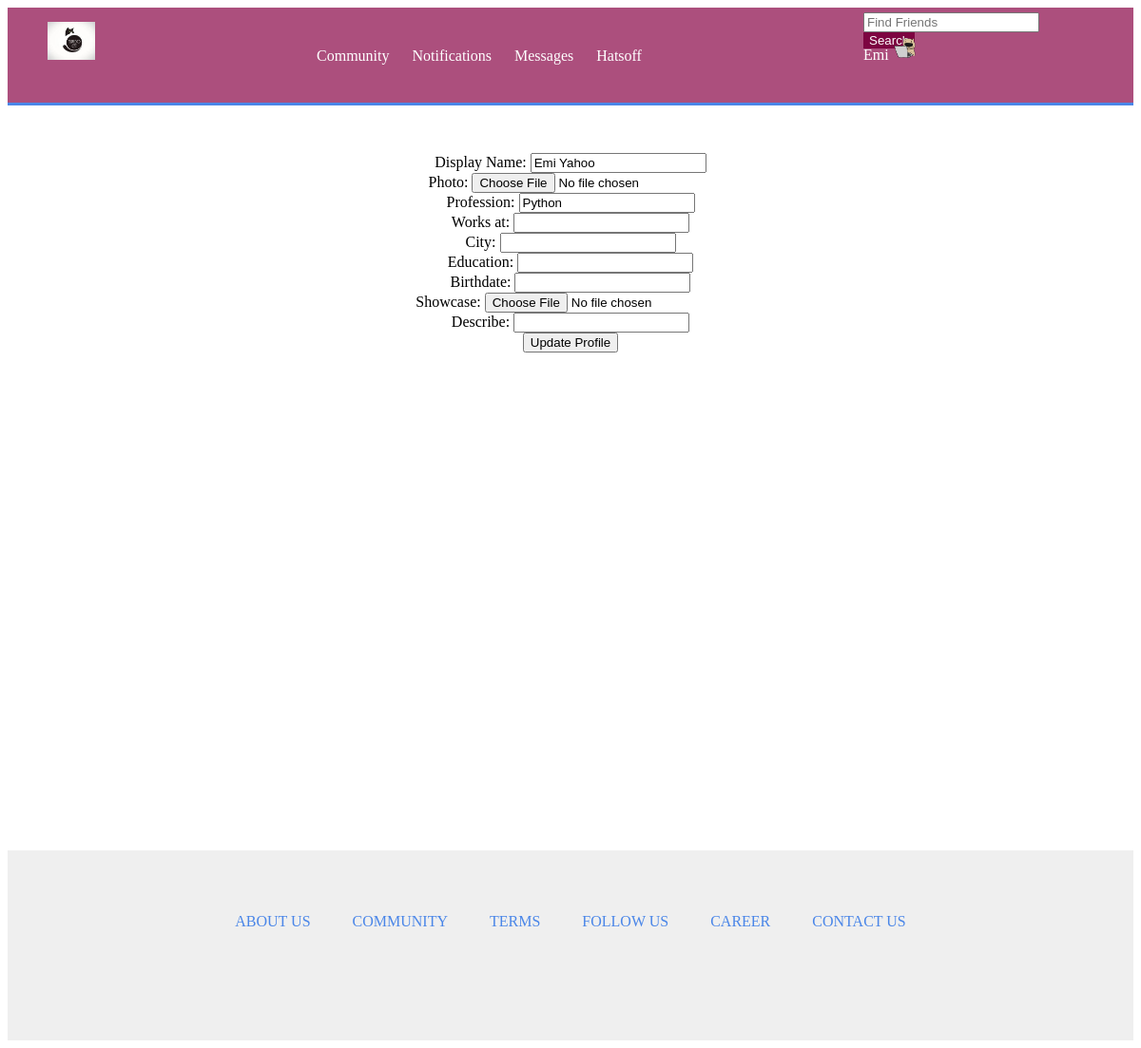
Page /week1/edit/ (signed in) on the committed database.
### week1/models.py (models this page shows)
class Profile(models.Model):
    user = models.ForeignKey(User)
    photo = models.ImageField(upload_to='photoimg/', null=True, blank=True)
    displayname = models.CharField(max_length=100, default='', blank=True)
    profession = models.CharField(max_length=200, default='', blank=False)
    worksAt = models.CharField(max_length=100, default='', blank=True)
    city = models.CharField(max_length=100, default='', blank=True)
    education = models.CharField(max_length=200, default='', blank=True)
    birthdate = models.DateTimeField(max_length=100, null=True, blank=True)
    language = models.CharField(max_length=100, default='', blank=True)
    describe = models.CharField(max_length=500, default='', blank=True)
    skill1 = models.CharField(max_length=200, default='', blank=True)
    skill2 = models.CharField(max_length=200, default='', blank=True)
    skill3 = models.CharField(max_length=200, default='', blank=True)
    skill4 = models.CharField(max_length=200, default='', blank=True)
    skill5 = models.CharField(max_length=200, default='', blank=True)
    skill6 = models.CharField(max_length=200, default='', blank=True)
    skill7 = models.CharField(max_length=200, default='', blank=True)
    skill8 = models.CharField(max_length=200, default='', blank=True)
    skill9 = models.CharField(max_length=200, default='', blank=True)
    skill10 = models.CharField(max_length=200, default='', blank=True)
    weburl = models.CharField(max_length=200, default='', blank=True)
    funaboutyou = models.CharField(max_length=200, default='', blank=True)
    fQuote = models.CharField(max_length=200, default='', blank=True)
    fFilm = models.CharField(max_length=200, default='', blank=True)
    fTV = models.CharField(max_length=200, default='', blank=True)
    fYoutube = models.CharField(max_length=200, default='', blank=True)
    fBook = models.CharField(max_length=200, default='', blank=True)
    bookNow = models.CharField(max_length=200, default='', blank=True)
    filmNow = models.CharField(max_length=200, default='', blank=True)
    TVNow = models.CharField(max_length=200, default='', blank=True)
    hobby = models.CharField(max_length=200, default='', blank=True)
    cities = models.CharField(max_length=200, default='', blank=True)

### week1/views.py (the view)
@csrf_protect
@login_required
def home_edit(request):
    currentuser = User.objects.get(id=request.user.id, username=request.user.username)
    num_result = Profile.objects.filter(user=currentuser).count()
    if request.method == "POST":
        form = ProfileForm(request.POST, request.FILES)
        if form.is_valid():
            print "invalid"
            displayname = form.cleaned_data["displayname"]
            photo = request.FILES["photo"]
            profession = form.cleaned_data["profession"]
            worksAt = form.cleaned_data["worksAt"]
            city = form.cleaned_data["city"]
            education = form.cleaned_data["education"]
            birthdate = form.cleaned_data["birthdate"]
            if num_result == 0:
                p = Profile.objects.create(user=currentuser, photo=photo, displayname=displayname, profession=profession, worksAt=worksAt, city=city, education=education, birthdate=birthdate)
                p.save()
            else:
                print "update"
                p = Profile.objects.get(user=currentuser)
                p.photo = photo
                p.displayname = displayname
                p.profession = profession
                p.worksAt = worksAt
                p.city = city
                p.education = education
                p.birthdate = birthdate
                p.save()
            profile = Profile.objects.get(user=currentuser)
            return HttpResponseRedirect('/week1/home/')
    else:
        print "form invalid"
        form = ProfileForm()
        if num_result == 0:
            p = Profile.objects.create(user=currentuser)
            p.save()
    usersprofile = Profile.objects.get(user=currentuser)
    return render(request, 'week1/homeedit.html', {'profile':usersprofile, 'user':currentuser, 'form':form})

### week1/forms.py
class ProfileForm(forms.Form):
    photo = forms.FileField(required=False)
    displayname = forms.CharField(max_length=100, required=False)
    profession = forms.CharField(max_length=200, required=True)
    worksAt = forms.CharField(max_length=100, required=False)
    city = forms.CharField(max_length=100, required=False)
    education = forms.CharField(max_length=200, required=False)
    birthdate = forms.DateField(required=False)
    language = forms.CharField(max_length=200, required=False)
    fQuote = forms.CharField(max_length=200, required=False)
    fFilm = forms.CharField(max_length=100, required=False)
    fTV = forms.CharField(max_length=100, required=False)
    fYoutube = forms.CharField(max_length=100, required=False)
    fBook = forms.CharField(max_length=100, required=False)
    bookNow = forms.CharField(max_length=200, required=False)
    filmNow = forms.CharField(max_length=200, required=False)
    TVNow = forms.CharField(max_length=200, required=False)
    hobby = forms.CharField(max_length=200, required=False)
    cities = forms.CharField(max_length=200, required=False)

### week1/templates/week1/homeedit.html (shortened to what this page needs)
{% extends 'week1/basehome.html'%}
{% block content %}
<div id="home-edit">
    <form action="" class="" method="POST" enctype="multipart/form-data">{% csrf_token %}
        Display Name: <input type='text' name='displayname' value='{{ profile.displayname }}'><br/>
        Photo: <input type='file' name='photo' value='{{ profile.photo }}'><br/>
        Profession: <input type='text' name='profession' value='{{ profile.profession }}'><br/>
        Works at: <input type='text' name='worksAt' value='{{ profile.worksAt }}'><br/>
        City: <input type='text' name='city' value='{{ profile.city }}'><br/>
        Education: <input type='text' name='education' value='{{ profile.education }}'><br/>
	{% if profile.birthdate %}
            Birthdate: <input type='text' name='birthdate' value='{{ profile.birthdate }}'><br/>
	{% else %}
            Birthdate: <input type='text' name='birthdate'><br/>
	{% endif %}
        Showcase: <input type='file' name='showcase1' value='{{ profile.showcase1 }}'><br/>
        Describe: <input type='text' name='describe1' value='{{ profile.describe1 }}'><br/>
        <input type="submit" value="Update Profile" align="center" />
    </form>
</div>
{% endblock %}

### week1/templates/week1/basehome.html (shortened to what this page needs)
{% load staticfiles %}
<html>
<head>
</head>
<body>
<link rel='stylesheet' type='text/css' href="{% static 'week1/style.css' %}">
<div id="header-wrapper">
    <div id='header'>
           <div id="logo">
              <img src="{% static 'week1/templogo.jpeg'%}" width="50px">
           </div>
	   <div id='header-menus'>
	      <a href="{% url 'week1:community' %}">Community</a>
	      <a href="{% url 'week1:notification' %}">Notifications</a>
	      <a href="{% url 'week1:messages' %}">Messages</a>
	      <a href="{% url 'week1:hatsoff_list' %}">Hatsoff</a>
	   </div>
	   <div id='header-right'>
		<div id='header-top'>
		     <form method="GET" action="" >
		     <input type="text" id="searchBox" name='search_query' placeholder="Find Friends">
		     <input type="submit" class="btn" value="Search" >
		     </form>
		</div>
		<div id='header-down'>
			{% if profile.photo %}
			<a href="{% url 'week1:home' %}">{{user.first_name}}</a>
			<img src="{{ profile.photo.url }}" class="profile_img">
			{% else %}
			<a href="{% url 'week1:home' %}">{{user.first_name}}</a>
			<img src="{% static 'images/profileimage.png'%}" class="profile_img">
			{% endif %}
		</div>
	   </div>
    </div>
</div>
<div id="body">
{% block content %}
{% endblock %}
</div>
<div id='footer-wrapper'>
    <div id='footer'>
	 <a href="{% url 'week1:about' %}">ABOUT US</a>
	 <a href="{% url 'week1:about' %}">COMMUNITY</a>
	 <a href="{% url 'week1:about' %}">TERMS</a>
	 <a href="{% url 'week1:about' %}">FOLLOW US</a>
	 <a href="{% url 'week1:about' %}">CAREER</a>
	 <a href="{% url 'week1:about' %}">CONTACT US</a>
    </div>
</div>
</body>
</html>

### week1/static/week1/style.css (style rules this page uses)
#body { width: 1100px; margin: 0 auto; min-height: 100%; font-family: Cabin; }
#header-wrapper { padding; 50px 0 50px; width: 100%; background-color: #AC4F7D; border-bottom: 3px solid #4a86e8; }
#header { height: 100px; width: 1100px; margin: 0 auto; color: white; }
#header a { text-decoration: none; color: white; }
#header #logo { display: inline-block; width: 50px; line-height: 100px; }
#header #logo img { top:30; left:30; }
#header #header-menus { display: inline-block; width: 800px; line-height: 100px; text-align:center; }
#header #header-right { display: inline-block; width: 200px; padding-right: 20px; }
#header #header-right #header-top { height:15px; vertical-align: top; margin-bottom: 10px; }
#header #header-right #header-down { height:15px; vertical-align: bottom; }
img.profile_img { width: 25px; height: 25px; padding-right: 20px; }
#header #header-right input[type=submit] { color: white; background-color:#7D0541; border:0px; }
#header #header-menus a { text-decoration: none; vertical-align: middle; color: white; padding: 0 10px; }
#footer-wrapper { width: 100%; background-color: #efefef; }
#footer { height: 200px; line-height: 150px; width: 1100px; margin: 0 auto; text-align: center; }
#footer a { text-decoration: none; color: #4a86e8; padding: 20px; }
#home-edit { padding: 50px; text-align: center; }

### rows in the picture
Profile: photo (picture), displayname "Emi Yahoo", profession "Python"

### other values in the picture
{{ user.first_name }} "Emi"
